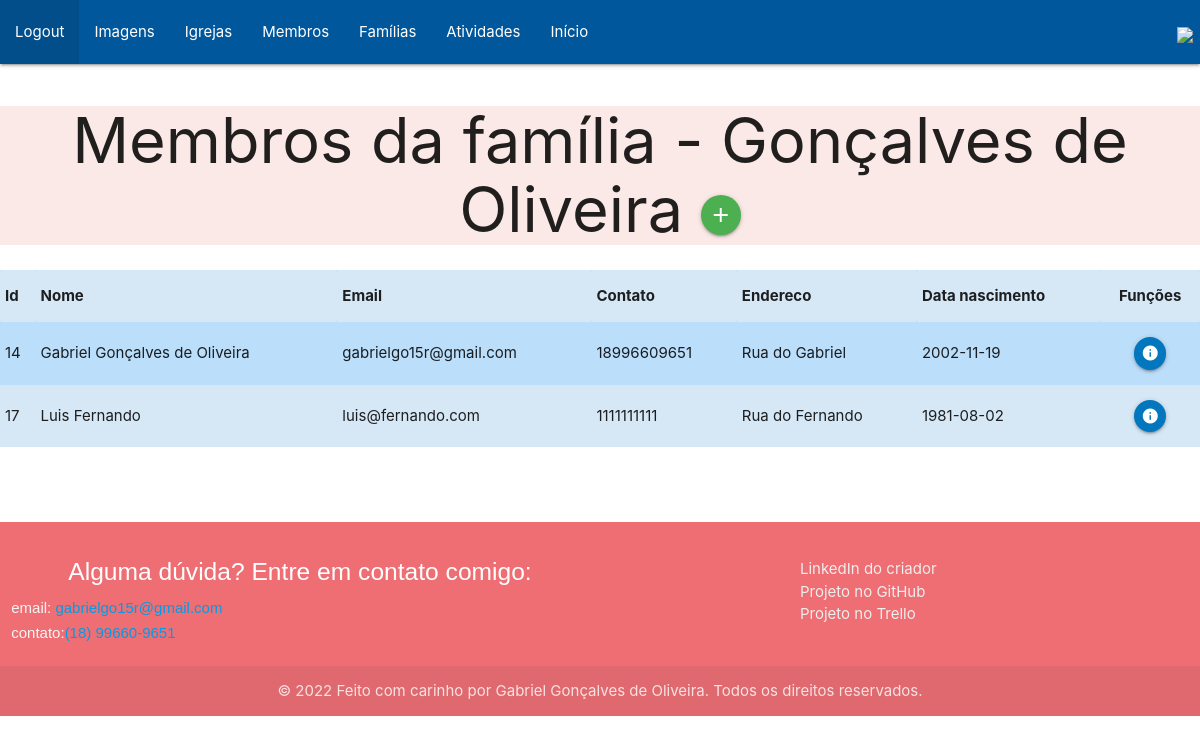
The page /pages/listaMembrosFamilia.php?id=1 (signed in) on the database its author committed.
### tables this page shows
CREATE TABLE `familia` (
  `id` int(10) NOT NULL,
  `nome` varchar(50) DEFAULT NULL,
  `qtd_membros` int(2) DEFAULT 0
);

CREATE TABLE `membro` (
  `id` int(10) NOT NULL,
  `nome` varchar(60) DEFAULT NULL,
  `email` varchar(40) DEFAULT NULL,
  `contato` varchar(15) DEFAULT NULL,
  `data_nascimento` varchar(10) DEFAULT NULL,
  `endereco` varchar(100) DEFAULT NULL,
  `familia` int(10) DEFAULT NULL
);

### pages/listaMembrosFamilia.php (the view, shortened to what this page needs)
<?php
   include './../components/navbar.php';
   $id = trim($_GET['id']);
   $pdo = Conexao::conectar();
   $sql = "select * from membro where familia = ? order by nome;";
   $query = $pdo->prepare($sql);
   $query->execute(array($id));
   $listaMembros = $query->fetchAll(PDO::FETCH_ASSOC);
   $sql = "select * from familia where id = ?";
   $query = $pdo->prepare($sql);
   $query->execute(array($id));
   $familia = $query->fetch(PDO::FETCH_ASSOC);
?>
<!DOCTYPE html>
<html lang="pt-br">
<head>
    <link rel="stylesheet" href="https://cdnjs.cloudflare.com/ajax/libs/materialize/1.0.0/css/materialize.min.css">
</head>
<body>
    <div class="deep-orange lighten-5">
    <h1>Membros da família - <?php echo $familia['nome']?> <a class="btn-floating btn-big waves-effect waves-light green"
            onclick="JavaScript:location.href='formCadastroMembros.php'">
            <i class="material-icons">add</i>
        </a></h1>
    </div>
    <div class="col s10">
        <table class="striped blue lighten-4">
            <tr>
                <th>Id</th>
                <th>Nome</th>
                <th>Email</th>
                <th>Contato</th>
                <th>Endereco</th>
                <th>Data nascimento</th>
                <th class="center">Funções</th>
            </tr>
            <?php
                foreach($listaMembros as $membro) {
            ?>
            <tr>
                <td><?php echo $membro['id']?> </td>
                <td><?php echo $membro['nome']?> </td>
                <td><?php echo $membro['email']?> </td>
                <td><?php echo $membro['contato']?> </td>
                <td><?php echo $membro['endereco']?> </td>
                <td><?php echo $membro['data_nascimento']?> </td>
                <td class="center">
                    <a class="btn-floating btn-small waves-effect waves-light  light-blue darken-3" onclick="JavaScript:location.href='formInfoMembro.php?id=' +
                        <?php echo $membro['id'];?>">
                        <i class="material-icons">info</i>
                    </a>
                </td>
                </tr>
            <?php } ?>
        </table>
    </div>
</body>
</html>
<?php include '../components/footer.php'?>

### styles/styles.css (style rules this page uses)
* { margin: 0 auto; padding: 0 auto; box-sizing: border-box; }
h1 { text-align: center; }

### rows shown on the page
familia: nome "Gonçalves de Oliveira"
membro: id "14", nome "Gabriel Gonçalves de Oliveira", email "gabrielgo15r@gmail.com", contato "18996609651", endereco "Rua do Gabriel", data_nascimento "2002-11-19"
membro: id "17", nome "Luis Fernando", email "luis@fernando.com", contato "1111111111", endereco "Rua do Fernando", data_nascimento "1981-08-02"
